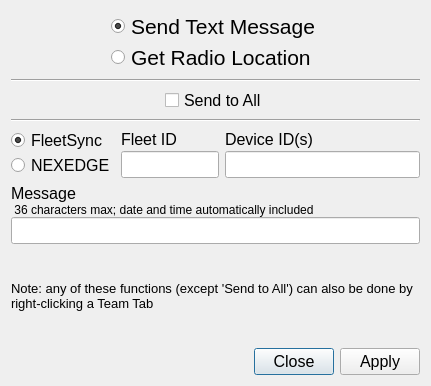
<?xml version="1.0" encoding="UTF-8"?>
<ui version="4.0">
 <class>fsSendDialog</class>
 <widget class="QDialog" name="fsSendDialog">
  <property name="geometry">
   <rect>
    <x>0</x>
    <y>0</y>
    <width>431</width>
    <height>386</height>
   </rect>
  </property>
  <property name="windowTitle">
   <string>FleetSync Send Console</string>
  </property>
  <layout class="QVBoxLayout" name="verticalLayout">
   <item>
    <layout class="QVBoxLayout" name="verticalLayout_5">
     <item>
      <layout class="QHBoxLayout" name="horizontalLayout_2">
       <item>
        <spacer name="horizontalSpacer">
         <property name="orientation">
          <enum>Qt::Horizontal</enum>
         </property>
         <property name="sizeHint" stdset="0">
          <size>
           <width>40</width>
           <height>20</height>
          </size>
         </property>
        </spacer>
       </item>
       <item>
        <layout class="QVBoxLayout" name="verticalLayout_6">
         <property name="spacing">
          <number>0</number>
         </property>
         <item>
          <widget class="QRadioButton" name="sendTextRadioButton">
           <property name="font">
            <font>
             <family>Segoe UI</family>
             <pointsize>16</pointsize>
            </font>
           </property>
           <property name="text">
            <string>Send Text Message</string>
           </property>
           <property name="checked">
            <bool>true</bool>
           </property>
           <attribute name="buttonGroup">
            <string notr="true">buttonGroup</string>
           </attribute>
          </widget>
         </item>
         <item>
          <widget class="QRadioButton" name="pollGPSRadioButton">
           <property name="font">
            <font>
             <family>Segoe UI</family>
             <pointsize>16</pointsize>
            </font>
           </property>
           <property name="text">
            <string>Get Radio Location</string>
           </property>
           <attribute name="buttonGroup">
            <string notr="true">buttonGroup</string>
           </attribute>
          </widget>
         </item>
        </layout>
       </item>
       <item>
        <spacer name="horizontalSpacer_2">
         <property name="orientation">
          <enum>Qt::Horizontal</enum>
         </property>
         <property name="sizeHint" stdset="0">
          <size>
           <width>40</width>
           <height>20</height>
          </size>
         </property>
        </spacer>
       </item>
      </layout>
     </item>
     <item>
      <widget class="Line" name="line">
       <property name="orientation">
        <enum>Qt::Horizontal</enum>
       </property>
      </widget>
     </item>
     <item>
      <layout class="QHBoxLayout" name="horizontalLayout_3">
       <property name="spacing">
        <number>0</number>
       </property>
       <item>
        <spacer name="horizontalSpacer_3">
         <property name="orientation">
          <enum>Qt::Horizontal</enum>
         </property>
         <property name="sizeHint" stdset="0">
          <size>
           <width>40</width>
           <height>20</height>
          </size>
         </property>
        </spacer>
       </item>
       <item>
        <widget class="QCheckBox" name="sendToAllCheckbox">
         <property name="font">
          <font>
           <family>Segoe UI</family>
           <pointsize>12</pointsize>
          </font>
         </property>
         <property name="text">
          <string>Send to All</string>
         </property>
        </widget>
       </item>
       <item>
        <spacer name="horizontalSpacer_4">
         <property name="orientation">
          <enum>Qt::Horizontal</enum>
         </property>
         <property name="sizeHint" stdset="0">
          <size>
           <width>40</width>
           <height>20</height>
          </size>
         </property>
        </spacer>
       </item>
      </layout>
     </item>
     <item>
      <widget class="Line" name="line_2">
       <property name="orientation">
        <enum>Qt::Horizontal</enum>
       </property>
      </widget>
     </item>
     <item>
      <layout class="QHBoxLayout" name="horizontalLayout" stretch="0,1,2">
       <item>
        <layout class="QVBoxLayout" name="verticalLayout_7">
         <property name="spacing">
          <number>0</number>
         </property>
         <item>
          <widget class="QRadioButton" name="fsRadioButton">
           <property name="font">
            <font>
             <family>Segoe UI</family>
             <pointsize>12</pointsize>
            </font>
           </property>
           <property name="text">
            <string>FleetSync</string>
           </property>
           <property name="checked">
            <bool>true</bool>
           </property>
           <attribute name="buttonGroup">
            <string notr="true">buttonGroup_3</string>
           </attribute>
          </widget>
         </item>
         <item>
          <widget class="QRadioButton" name="nxRadioButton">
           <property name="font">
            <font>
             <family>Segoe UI</family>
             <pointsize>12</pointsize>
            </font>
           </property>
           <property name="text">
            <string>NEXEDGE</string>
           </property>
           <attribute name="buttonGroup">
            <string notr="true">buttonGroup_3</string>
           </attribute>
          </widget>
         </item>
        </layout>
       </item>
       <item>
        <layout class="QVBoxLayout" name="verticalLayout_2">
         <property name="spacing">
          <number>0</number>
         </property>
         <item>
          <widget class="QLabel" name="fleetLabel">
           <property name="font">
            <font>
             <family>Segoe UI</family>
             <pointsize>12</pointsize>
            </font>
           </property>
           <property name="styleSheet">
            <string notr="true">margin-bottom:-2</string>
           </property>
           <property name="text">
            <string>Fleet ID</string>
           </property>
          </widget>
         </item>
         <item>
          <widget class="QLineEdit" name="fleetField">
           <property name="font">
            <font>
             <family>Segoe UI</family>
             <pointsize>12</pointsize>
            </font>
           </property>
           <property name="text">
            <string/>
           </property>
          </widget>
         </item>
        </layout>
       </item>
       <item>
        <layout class="QVBoxLayout" name="verticalLayout_3">
         <property name="spacing">
          <number>0</number>
         </property>
         <item>
          <widget class="QLabel" name="deviceLabel">
           <property name="font">
            <font>
             <family>Segoe UI</family>
             <pointsize>12</pointsize>
            </font>
           </property>
           <property name="styleSheet">
            <string notr="true">margin-bottom:-2</string>
           </property>
           <property name="text">
            <string>Device ID(s)</string>
           </property>
          </widget>
         </item>
         <item>
          <widget class="QLineEdit" name="deviceField">
           <property name="font">
            <font>
             <family>Segoe UI</family>
             <pointsize>12</pointsize>
            </font>
           </property>
          </widget>
         </item>
        </layout>
       </item>
      </layout>
     </item>
     <item>
      <layout class="QVBoxLayout" name="verticalLayout_4">
       <property name="spacing">
        <number>0</number>
       </property>
       <property name="sizeConstraint">
        <enum>QLayout::SetDefaultConstraint</enum>
       </property>
       <item>
        <widget class="QLabel" name="messageLabel1">
         <property name="font">
          <font>
           <family>Segoe UI</family>
           <pointsize>12</pointsize>
          </font>
         </property>
         <property name="styleSheet">
          <string notr="true">margin-bottom:-2</string>
         </property>
         <property name="text">
          <string>Message</string>
         </property>
         <property name="wordWrap">
          <bool>true</bool>
         </property>
        </widget>
       </item>
       <item>
        <widget class="QLabel" name="messageLabel2">
         <property name="font">
          <font>
           <family>Segoe UI</family>
           <pointsize>9</pointsize>
          </font>
         </property>
         <property name="text">
          <string> 36 characters max; date and time automatically included</string>
         </property>
        </widget>
       </item>
       <item>
        <widget class="QLineEdit" name="messageField">
         <property name="font">
          <font>
           <family>Segoe UI</family>
           <pointsize>12</pointsize>
          </font>
         </property>
        </widget>
       </item>
      </layout>
     </item>
    </layout>
   </item>
   <item>
    <widget class="QLabel" name="label_2">
     <property name="font">
      <font>
       <family>Segoe UI</family>
       <pointsize>10</pointsize>
      </font>
     </property>
     <property name="text">
      <string>Note: any of these functions (except 'Send to All') can also be done by right-clicking a Team Tab</string>
     </property>
     <property name="wordWrap">
      <bool>true</bool>
     </property>
    </widget>
   </item>
   <item>
    <widget class="QDialogButtonBox" name="buttonBox">
     <property name="font">
      <font>
       <family>Segoe UI</family>
       <pointsize>12</pointsize>
      </font>
     </property>
     <property name="styleSheet">
      <string notr="true">button-layout:2;</string>
     </property>
     <property name="orientation">
      <enum>Qt::Horizontal</enum>
     </property>
     <property name="standardButtons">
      <set>QDialogButtonBox::Apply|QDialogButtonBox::Close</set>
     </property>
    </widget>
   </item>
  </layout>
 </widget>
 <tabstops>
  <tabstop>sendTextRadioButton</tabstop>
  <tabstop>pollGPSRadioButton</tabstop>
  <tabstop>sendToAllCheckbox</tabstop>
  <tabstop>fleetField</tabstop>
  <tabstop>deviceField</tabstop>
  <tabstop>messageField</tabstop>
 </tabstops>
 <resources/>
 <connections>
  <connection>
   <sender>buttonBox</sender>
   <signal>rejected()</signal>
   <receiver>fsSendDialog</receiver>
   <slot>reject()</slot>
   <hints>
    <hint type="sourcelabel">
     <x>315</x>
     <y>374</y>
    </hint>
    <hint type="destinationlabel">
     <x>286</x>
     <y>274</y>
    </hint>
   </hints>
  </connection>
  <connection>
   <sender>sendTextRadioButton</sender>
   <signal>toggled(bool)</signal>
   <receiver>fsSendDialog</receiver>
   <slot>updateGUI()</slot>
   <hints>
    <hint type="sourcelabel">
     <x>306</x>
     <y>28</y>
    </hint>
    <hint type="destinationlabel">
     <x>386</x>
     <y>42</y>
    </hint>
   </hints>
  </connection>
  <connection>
   <sender>sendToAllCheckbox</sender>
   <signal>toggled(bool)</signal>
   <receiver>fsSendDialog</receiver>
   <slot>updateGUI()</slot>
   <hints>
    <hint type="sourcelabel">
     <x>251</x>
     <y>117</y>
    </hint>
    <hint type="destinationlabel">
     <x>383</x>
     <y>115</y>
    </hint>
   </hints>
  </connection>
  <connection>
   <sender>fsRadioButton</sender>
   <signal>toggled(bool)</signal>
   <receiver>fsSendDialog</receiver>
   <slot>updateGUI()</slot>
   <hints>
    <hint type="sourcelabel">
     <x>59</x>
     <y>168</y>
    </hint>
    <hint type="destinationlabel">
     <x>111</x>
     <y>217</y>
    </hint>
   </hints>
  </connection>
 </connections>
 <slots>
  <slot>functionChanged()</slot>
  <slot>sendAllCheckboxChanged()</slot>
  <slot>fsNxRadioButtonChanged()</slot>
  <slot>updateGUI()</slot>
 </slots>
 <buttongroups>
  <buttongroup name="buttonGroup"/>
  <buttongroup name="buttonGroup_3"/>
 </buttongroups>
</ui>
